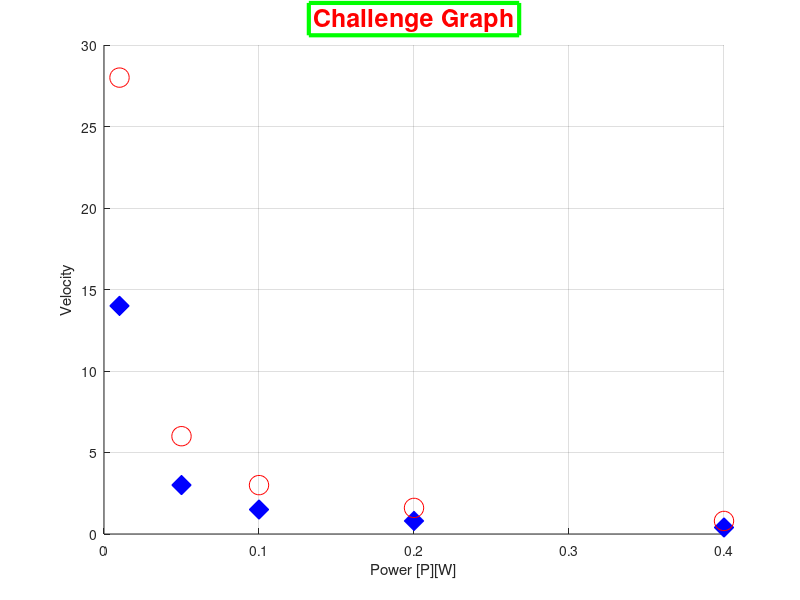

MATLAB code for this plot: (Note: this script raises an error after producing the figure.)
clear; clc; close all;
radius = [0.01 0.05 0.10 0.20 0.40];
height = [14 3 1.5 0.8 0.4];
height2 = [28 6 3 1.6 0.8];

hold on;
grid on;

plot(radius, height , 'db' , 'MarkerFaceColor' , 'b' , 'MarkerSize', 14);
plot(radius, height2 , 'or' , 'MarkerSize', 14);



title('Challenge Graph' , 'FontSize' , 18, 'Color' , 'r' , 'LineWidth' , 3, 'EdgeColor', 'green');
xlabel('Power [P][W]');
ylabel('Velocity');


set(gca , 'XTick' , 0:.1:.4 , 'YTick' , 0:5:30 ,'Color', 'w' );

L =legend('H1','H2', 'Location', 'NE');
set(L , 'LineWidth' , 3, 'EdgeColor' , 'g')
